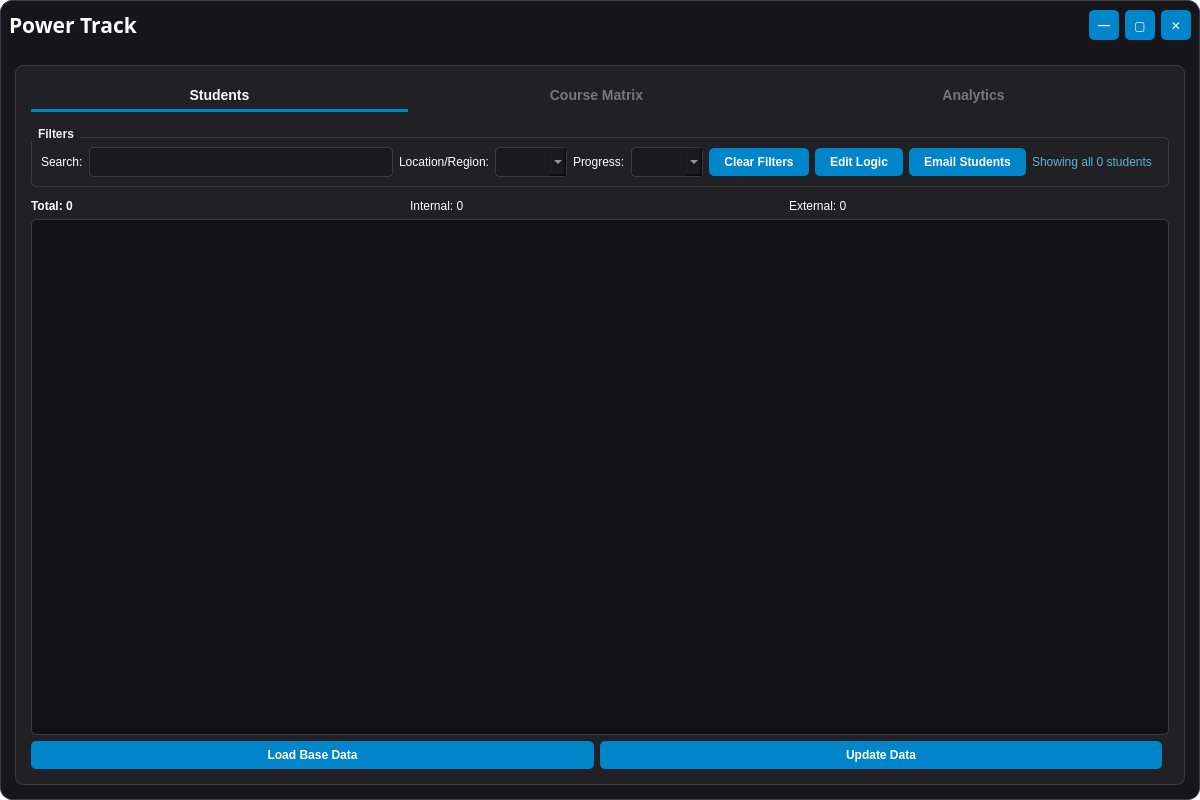
<?xml version="1.0" encoding="UTF-8"?>
<ui version="4.0">
 <class>MainWindow</class>
 <widget class="QMainWindow" name="MainWindow">
  <property name="geometry">
   <rect><x>0</x><y>0</y><width>1200</width><height>800</height></rect>
  </property>
  <property name="windowTitle">
   <string>Power Track</string>
  </property>
  <property name="styleSheet">
   <string notr="true">
    QMainWindow { background: transparent; }
    QWidget#centralwidget { background: #16161a; border: 1px solid #3a3a40; border-radius: 12px; }
    QFrame#headerr, QFrame#footer { background: transparent; border: none; }
    QFrame#selectionframe { background: #202025; border: 1px solid #3a3a40; border-radius: 8px; }
    
    /* Buttons */
    #centralwidget QPushButton { padding: 0px 15px; background: #0085ca; color: white; border-radius: 5px; font-weight: bold; min-height: 28px; }
    #centralwidget QPushButton:hover { background: #3c649f; }
    #centralwidget QPushButton:disabled { background: #333333; color: #777777; }
    #headerr QPushButton { padding: 0px; }
    
    /* Main Tabs Navigation */
    QPushButton#btn_tab_students, QPushButton#btn_tab_matrix, QPushButton#btn_tab_analytics {
        padding: 0px 10px; background-color: transparent; color: #777777; border: none; border-bottom: 3px solid transparent; border-radius: 0px; font-size: 14px;
    }
    QPushButton#btn_tab_students:hover, QPushButton#btn_tab_matrix:hover, QPushButton#btn_tab_analytics:hover { background-color: #2a2a30; }
    QPushButton#btn_tab_students:checked, QPushButton#btn_tab_matrix:checked, QPushButton#btn_tab_analytics:checked { color: white; border-bottom: 3px solid #0085ca; font-weight: bold; }

    /* Inputs */
    #centralwidget QLineEdit, #centralwidget QComboBox { background: #1a1a1e; color: #e0e0e0; border-radius: 4px; padding: 4px 5px; border: 1px solid #3a3a40; min-height: 20px;}
    
    /* Group Boxes */
    QGroupBox { color: #f0f0f0; border: 1px solid #3a3a40; border-radius: 5px; margin-top: 10px; font-weight: bold; }
    QGroupBox::title { subcontrol-origin: margin; subcontrol-position: top left; padding: 0 5px; }
    
    /* Global TabWidget / TabBar (Forced explicit sizing for Analytics and Matrix sub-tabs) */
    QTabWidget::pane { border: none; background: transparent; }
    QTabBar::tab { 
        background: #202025; 
        color: #777777; 
        border: 1px solid #3a3a40; 
        padding: 8px 15px; 
        font-size: 14px; 
        min-width: 120px;
        min-height: 20px;
        margin-right: 2px;
    }
    QTabBar::tab:selected { background: #0085ca; color: white; border: 1px solid #0085ca; font-weight: bold; }
    QTabBar::tab:hover:!selected { background: #2a2a30; }
    
    /* Tables */
    QTableWidget { alternate-background-color: #1a1a1e; background: #121214; color: #f0f0f0; border: 1px solid #3a3a40; border-radius: 5px; font-size: 13px; gridline-color: #3a3a40; }
    QHeaderView::section { background-color: #202025; color: white; padding: 6px; border: 1px solid #3a3a40; font-weight: bold; font-size: 13px; }
    QTableWidget::item:selected { background-color: #0085ca; color: white; }
    QTableCornerButton::section { background-color: #202025; border: 1px solid #3a3a40; }
    
    /* Matrix Headers specifically */
    QTableWidget#header_table { border-bottom: none; border-bottom-left-radius: 0px; border-bottom-right-radius: 0px; }
    QTableWidget#table_matrix { border-top-left-radius: 0px; border-top-right-radius: 0px; }
    
    /* Scroll Areas */
    QScrollArea { border: 1px solid #3a3a40; background-color: #121214; border-radius: 4px; }

    #centralwidget QLabel { color: white; border: none; }
    
    /* Color Specific Buttons */
    #btn_update_status { background: #ffaa00; color: #121214; }
    #btn_update_status:hover { background: #cc8800; }
    #btn_refresh, #btn_refresh_matrix { background: #87ceeb; color: #121214; }
    #btn_refresh:hover, #btn_refresh_matrix:hover { background: #5bb2d4; }
    #btn_clear_filters, #btn_clear_matrix { background: #f08080; color: #121214; }
    #btn_clear_filters:hover, #btn_clear_matrix:hover { background: #cd5c5c; }
   </string>
  </property>
  <widget class="QWidget" name="centralwidget">
   <layout class="QVBoxLayout" name="verticalLayout_main">
    <property name="spacing"><number>0</number></property>
    <property name="margin"><number>0</number></property>
    <item>
     <widget class="QFrame" name="headerr">
      <property name="minimumSize"><size><width>0</width><height>50</height></size></property>
      <layout class="QHBoxLayout" name="horizontalLayout_header">
       <item><widget class="QLabel" name="data_exporter"><property name="font"><font><family>Bahnschrift</family><pointsize>16</pointsize><bold>true</bold></font></property><property name="text"><string>Power Track</string></property></widget></item>
       <item><spacer><property name="orientation"><enum>Qt::Horizontal</enum></property></spacer></item>
       <item><widget class="QPushButton" name="minimize_button"><property name="maximumSize"><size><width>30</width><height>30</height></size></property><property name="text"><string>—</string></property></widget></item>
       <item><widget class="QPushButton" name="maximize_button"><property name="maximumSize"><size><width>30</width><height>30</height></size></property><property name="text"><string>▢</string></property></widget></item>
       <item><widget class="QPushButton" name="exit_button"><property name="maximumSize"><size><width>30</width><height>30</height></size></property><property name="text"><string>✕</string></property></widget></item>
      </layout>
     </widget>
    </item>
    <item>
     <layout class="QHBoxLayout" name="horizontalLayout_body">
      <property name="margin"><number>15</number></property>
      <property name="spacing"><number>15</number></property>
      
      <!-- MAIN PANEL -->
      <item>
       <widget class="QFrame" name="selectionframe">
        <layout class="QVBoxLayout" name="verticalLayout_selection">
         <property name="margin"><number>15</number></property>
         <property name="spacing"><number>15</number></property>
         
         <!-- NAVIGATION -->
         <item>
          <layout class="QHBoxLayout" name="tab_layout">
           <property name="spacing"><number>0</number></property>
           <item>
            <widget class="QPushButton" name="btn_tab_students">
             <property name="minimumSize"><size><width>120</width><height>35</height></size></property>
             <property name="text"><string>Students</string></property>
             <property name="checkable"><bool>true</bool></property>
             <property name="checked"><bool>true</bool></property>
            </widget>
           </item>
           <item>
            <widget class="QPushButton" name="btn_tab_matrix">
             <property name="minimumSize"><size><width>120</width><height>35</height></size></property>
             <property name="text"><string>Course Matrix</string></property>
             <property name="checkable"><bool>true</bool></property>
            </widget>
           </item>
           <item>
            <widget class="QPushButton" name="btn_tab_analytics">
             <property name="minimumSize"><size><width>120</width><height>35</height></size></property>
             <property name="text"><string>Analytics</string></property>
             <property name="checkable"><bool>true</bool></property>
            </widget>
           </item>
           <item><spacer><property name="orientation"><enum>Qt::Horizontal</enum></property></spacer></item>
          </layout>
         </item>
         
         <item>
          <widget class="QStackedWidget" name="stackedWidget">
           <property name="currentIndex"><number>0</number></property>
           
           <!-- PAGE 0: STUDENTS -->
           <widget class="QWidget" name="page_students">
            <layout class="QVBoxLayout" name="layout_page_students">
             <property name="margin"><number>0</number></property>
             <item>
              <widget class="QGroupBox" name="group_filters">
               <property name="title"><string>Filters</string></property>
               <layout class="QHBoxLayout">
                <item><widget class="QLabel"><property name="text"><string>Search:</string></property></widget></item>
                <item><widget class="QLineEdit" name="search_student"></widget></item>
                <item><widget class="QLabel"><property name="text"><string>Location/Region:</string></property></widget></item>
                <item><widget class="QComboBox" name="combo_region"></widget></item>
                <item><widget class="QLabel"><property name="text"><string>Progress:</string></property></widget></item>
                <item><widget class="QComboBox" name="combo_progress"></widget></item>
                <item><widget class="QPushButton" name="btn_clear_filters"><property name="text"><string>Clear Filters</string></property></widget></item>
                <item><widget class="QPushButton" name="btn_edit_progress"><property name="text"><string>Edit Logic</string></property><property name="styleSheet"><string>background: #0085ca; color: white;</string></property></widget></item>
                 <item><widget class="QPushButton" name="btn_email_students"><property name="text"><string>Email Students</string></property><property name="styleSheet"><string>background: #0085ca; color: white;</string></property></widget></item>
                <item><widget class="QLabel" name="lbl_showing"><property name="text"><string>Showing all 0 students</string></property><property name="styleSheet"><string>color: #5bb2d4;</string></property></widget></item>
                <item><spacer><property name="orientation"><enum>Qt::Horizontal</enum></property></spacer></item>
               </layout>
              </widget>
             </item>
             
             <!-- FIXED SUB TABS (No expanding container) -->
             <item>
              <widget class="QTabBar" name="tabBar_students">
              </widget>
             </item>

             <item>
              <layout class="QHBoxLayout">
               <item><widget class="QLabel" name="lbl_total"><property name="text"><string>&lt;b&gt;Total: 0&lt;/b&gt;</string></property></widget></item>
               <item><widget class="QLabel" name="lbl_internal"><property name="text"><string>Internal: 0</string></property></widget></item>
               <item><widget class="QLabel" name="lbl_external"><property name="text"><string>External: 0</string></property></widget></item>
               <item><spacer><property name="orientation"><enum>Qt::Horizontal</enum></property></spacer></item>
              </layout>
             </item>
             <item>
              <widget class="QTableWidget" name="table_students">
              </widget>
             </item>
             <item>
              <layout class="QHBoxLayout">
               <item><widget class="QPushButton" name="btn_update_status"><property name="text"><string>Load Base Data</string></property></widget></item>
               <item><widget class="QPushButton" name="btn_refresh"><property name="text"><string>Update Data</string></property></widget></item>
               <item><spacer><property name="orientation"><enum>Qt::Horizontal</enum></property></spacer></item>
              </layout>
             </item>
            </layout>
           </widget>
           
           <!-- PAGE 1: COURSE MATRIX -->
           <widget class="QWidget" name="page_matrix">
            <layout class="QVBoxLayout" name="layout_page_matrix">
             <property name="margin"><number>0</number></property>
             <item>
              <widget class="QGroupBox" name="group_matrix_filters">
               <property name="title"><string>Matrix Filters</string></property>
               <layout class="QHBoxLayout">
                <item><widget class="QLabel"><property name="text"><string>Search:</string></property></widget></item>
                <item><widget class="QLineEdit" name="search_matrix"></widget></item>
                <item><widget class="QLabel"><property name="text"><string>Control Code:</string></property></widget></item>
                <item><widget class="QComboBox" name="combo_matrix_code"></widget></item>
                <item><widget class="QLabel"><property name="text"><string>Region:</string></property></widget></item>
                <item><widget class="QComboBox" name="combo_matrix_region"></widget></item>
                <item><spacer><property name="orientation"><enum>Qt::Horizontal</enum></property></spacer></item>
               </layout>
              </widget>
             </item>
             
             <!-- FIXED SUB TABS (No expanding container) -->
             <item>
              <widget class="QTabBar" name="tabBar_matrix">
              </widget>
             </item>

             <!-- BUNDLED HEADER AND TABLE -->
             <item>
              <layout class="QVBoxLayout" name="layout_matrix_tables">
               <property name="spacing"><number>0</number></property>
               <item>
                <widget class="QTableWidget" name="header_table">
                 <property name="horizontalScrollBarPolicy"><enum>Qt::ScrollBarAlwaysOff</enum></property>
                 <property name="focusPolicy"><enum>Qt::NoFocus</enum></property>
                 <property name="wordWrap"><bool>true</bool></property>
                 <!-- FIX: Explicitly hide XML Horizontal Header to be safe -->
                 <attribute name="horizontalHeaderVisible">
                  <bool>false</bool>
                 </attribute>
                </widget>
               </item>
               <item>
                <widget class="QTableWidget" name="table_matrix">
                 <!-- FIX: Explicitly hide XML Horizontal Header to be safe -->
                 <attribute name="horizontalHeaderVisible">
                  <bool>false</bool>
                 </attribute>
                </widget>
               </item>
              </layout>
             </item>
             
             <item>
              <layout class="QHBoxLayout">
               <item><widget class="QPushButton" name="btn_refresh_matrix"><property name="text"><string>Map Courses</string></property></widget></item>
               <item><widget class="QPushButton" name="btn_clear_matrix"><property name="text"><string>Export Matrix</string></property></widget></item>
               <item><spacer><property name="orientation"><enum>Qt::Horizontal</enum></property></spacer></item>
              </layout>
             </item>
            </layout>
           </widget>

           <!-- PAGE 2: ANALYTICS -->
           <widget class="QWidget" name="page_analytics">
            <layout class="QVBoxLayout" name="layout_page_analytics">
             <property name="margin"><number>0</number></property>
             <item>
              <widget class="QTabWidget" name="tabWidget_analytics">
               
               <!-- FAE ANALYTICS TAB -->
               <widget class="QWidget" name="tab_ana_fae">
                <attribute name="title"><string>FAE</string></attribute>
                <layout class="QVBoxLayout">
                 <property name="margin"><number>0</number></property>
                 <item>
                  <widget class="QTabWidget" name="tab_fae">
                   <widget class="QWidget" name="tab_fae_table">
                    <attribute name="title"><string>Table</string></attribute>
                    <layout class="QVBoxLayout"><property name="margin"><number>0</number></property>
                     <item><widget class="QTableWidget" name="table_fae"></widget></item>
                    </layout>
                   </widget>
                   <widget class="QWidget" name="tab_fae_charts">
                    <attribute name="title"><string>Charts</string></attribute>
                    <layout class="QVBoxLayout"><property name="margin"><number>0</number></property>
                     <item><widget class="QScrollArea" name="scroll_fae"><property name="widgetResizable"><bool>true</bool></property></widget></item>
                    </layout>
                   </widget>
                  </widget>
                 </item>
                 <item>
                  <layout class="QHBoxLayout">
                   <item><spacer><property name="orientation"><enum>Qt::Horizontal</enum></property></spacer></item>
                   <item><widget class="QPushButton" name="btn_export_fae"><property name="text"><string>Export FAE</string></property><property name="minimumHeight"><number>35</number></property></widget></item>
                  </layout>
                 </item>
                </layout>
               </widget>

               <!-- SALES ANALYTICS TAB -->
               <widget class="QWidget" name="tab_ana_sales">
                <attribute name="title"><string>Sales</string></attribute>
                <layout class="QVBoxLayout">
                 <property name="margin"><number>0</number></property>
                 <item>
                  <widget class="QTabWidget" name="tab_sales">
                   <widget class="QWidget" name="tab_sales_table">
                    <attribute name="title"><string>Table</string></attribute>
                    <layout class="QVBoxLayout"><property name="margin"><number>0</number></property>
                     <item><widget class="QTableWidget" name="table_sales"></widget></item>
                    </layout>
                   </widget>
                   <widget class="QWidget" name="tab_sales_charts">
                    <attribute name="title"><string>Charts</string></attribute>
                    <layout class="QVBoxLayout"><property name="margin"><number>0</number></property>
                     <item><widget class="QScrollArea" name="scroll_sales"><property name="widgetResizable"><bool>true</bool></property></widget></item>
                    </layout>
                   </widget>
                  </widget>
                 </item>
                 <item>
                  <layout class="QHBoxLayout">
                   <item><spacer><property name="orientation"><enum>Qt::Horizontal</enum></property></spacer></item>
                   <item><widget class="QPushButton" name="btn_export_sales"><property name="text"><string>Export Sales</string></property><property name="minimumHeight"><number>35</number></property></widget></item>
                  </layout>
                 </item>
                </layout>
               </widget>

               <!-- SUMMARY ANALYTICS TAB -->
               <widget class="QWidget" name="tab_ana_summary">
                <attribute name="title"><string>Summary</string></attribute>
                <layout class="QVBoxLayout">
                 <property name="margin"><number>0</number></property>
                 <item>
                  <widget class="QTabWidget" name="tab_summary">
                   <widget class="QWidget" name="tab_summary_table">
                    <attribute name="title"><string>Table</string></attribute>
                    <layout class="QVBoxLayout"><property name="margin"><number>0</number></property>
                     <item><widget class="QTableWidget" name="table_summary"></widget></item>
                    </layout>
                   </widget>
                   <widget class="QWidget" name="tab_summary_charts">
                    <attribute name="title"><string>Charts</string></attribute>
                    <layout class="QVBoxLayout"><property name="margin"><number>0</number></property>
                     <item><widget class="QScrollArea" name="scroll_summary"><property name="widgetResizable"><bool>true</bool></property></widget></item>
                    </layout>
                   </widget>
                  </widget>
                 </item>
                 <item>
                  <layout class="QHBoxLayout">
                   <item><widget class="QComboBox" name="combo_snapshot_month">
                     <property name="minimumHeight"><number>35</number></property>
                     <item><property name="text"><string>Jan</string></property></item>
                     <item><property name="text"><string>Feb</string></property></item>
                     <item><property name="text"><string>Mar</string></property></item>
                     <item><property name="text"><string>Apr</string></property></item>
                     <item><property name="text"><string>May</string></property></item>
                     <item><property name="text"><string>Jun</string></property></item>
                     <item><property name="text"><string>Jul</string></property></item>
                     <item><property name="text"><string>Aug</string></property></item>
                     <item><property name="text"><string>Sep</string></property></item>
                     <item><property name="text"><string>Oct</string></property></item>
                     <item><property name="text"><string>Nov</string></property></item>
                     <item><property name="text"><string>Dec</string></property></item>
                   </widget></item>
                   <item><widget class="QPushButton" name="btn_save_snapshot">
                     <property name="text"><string>Save Month Snapshot</string></property>
                     <property name="minimumHeight"><number>35</number></property>
                     <property name="styleSheet"><string>background: #00B050; color: white;</string></property>
                   </widget></item>
                   <item><spacer><property name="orientation"><enum>Qt::Horizontal</enum></property></spacer></item>
                   <item><widget class="QPushButton" name="btn_export_summary"><property name="text"><string>Export History</string></property><property name="minimumHeight"><number>35</number></property></widget></item>
                  </layout>
                 </item>
                </layout>
               </widget>

              </widget>
             </item>
            </layout>
           </widget>
           
          </widget>
         </item>
        </layout>
       </widget>
      </item>
     </layout>
    </item>
   </layout>
  </widget>
 </widget>
 <resources/>
 <connections/>
</ui>
